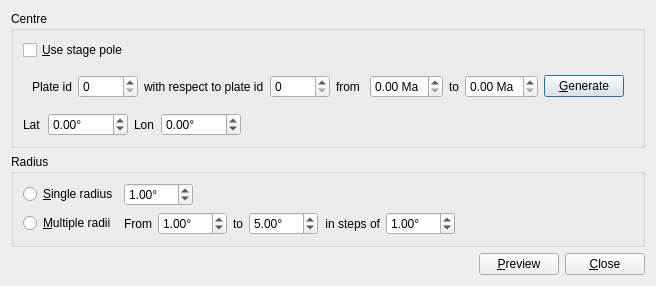
<?xml version="1.0" encoding="UTF-8"?>
<ui version="4.0">
 <class>CreateSmallCircleDialog</class>
 <widget class="QDialog" name="CreateSmallCircleDialog">
  <property name="geometry">
   <rect>
    <x>0</x>
    <y>0</y>
    <width>656</width>
    <height>263</height>
   </rect>
  </property>
  <property name="windowTitle">
   <string>Create Small Circles</string>
  </property>
  <layout class="QGridLayout" name="gridLayout_4">
   <item row="0" column="0">
    <widget class="QGroupBox" name="groupbox_centre">
     <property name="title">
      <string>Centre</string>
     </property>
     <layout class="QGridLayout" name="gridLayout_2">
      <item row="0" column="0">
       <widget class="QCheckBox" name="checkbox_stage_pole">
        <property name="text">
         <string>&amp;Use stage pole</string>
        </property>
       </widget>
      </item>
      <item row="1" column="0" colspan="3">
       <widget class="QFrame" name="frame_stage_pole">
        <property name="frameShape">
         <enum>QFrame::NoFrame</enum>
        </property>
        <property name="frameShadow">
         <enum>QFrame::Raised</enum>
        </property>
        <layout class="QGridLayout" name="gridLayout_3">
         <item row="1" column="1">
          <layout class="QHBoxLayout" name="horizontalLayout_6">
           <item>
            <widget class="QLabel" name="label_plate_id_2">
             <property name="layoutDirection">
              <enum>Qt::RightToLeft</enum>
             </property>
             <property name="text">
              <string>with respect to plate id</string>
             </property>
            </widget>
           </item>
           <item>
            <widget class="QSpinBox" name="spinbox_plate_id_fixed">
             <property name="minimumSize">
              <size>
               <width>60</width>
               <height>0</height>
              </size>
             </property>
             <property name="maximum">
              <number>1000000</number>
             </property>
            </widget>
           </item>
          </layout>
         </item>
         <item row="1" column="2">
          <layout class="QHBoxLayout" name="horizontalLayout_7">
           <item>
            <widget class="QLabel" name="label_time_1">
             <property name="layoutDirection">
              <enum>Qt::RightToLeft</enum>
             </property>
             <property name="text">
              <string>from </string>
             </property>
            </widget>
           </item>
           <item>
            <widget class="QDoubleSpinBox" name="spinbox_time_1">
             <property name="minimumSize">
              <size>
               <width>60</width>
               <height>0</height>
              </size>
             </property>
             <property name="suffix">
              <string> Ma</string>
             </property>
             <property name="maximum">
              <double>9999.000000000000000</double>
             </property>
            </widget>
           </item>
          </layout>
         </item>
         <item row="1" column="3">
          <layout class="QHBoxLayout" name="horizontalLayout_8">
           <item>
            <widget class="QLabel" name="label_time_2">
             <property name="layoutDirection">
              <enum>Qt::RightToLeft</enum>
             </property>
             <property name="text">
              <string>to</string>
             </property>
            </widget>
           </item>
           <item>
            <widget class="QDoubleSpinBox" name="spinbox_time_2">
             <property name="minimumSize">
              <size>
               <width>60</width>
               <height>0</height>
              </size>
             </property>
             <property name="suffix">
              <string> Ma</string>
             </property>
             <property name="maximum">
              <double>9999.000000000000000</double>
             </property>
            </widget>
           </item>
           <item>
            <widget class="QPushButton" name="button_calculate_stage_pole">
             <property name="text">
              <string>&amp;Generate</string>
             </property>
            </widget>
           </item>
          </layout>
         </item>
         <item row="1" column="0">
          <layout class="QHBoxLayout" name="horizontalLayout_5">
           <item>
            <widget class="QLabel" name="label_plate_id_1">
             <property name="layoutDirection">
              <enum>Qt::RightToLeft</enum>
             </property>
             <property name="text">
              <string>Plate id</string>
             </property>
            </widget>
           </item>
           <item>
            <widget class="QSpinBox" name="spinbox_plate_id_moving">
             <property name="minimumSize">
              <size>
               <width>60</width>
               <height>0</height>
              </size>
             </property>
             <property name="maximum">
              <number>1000000</number>
             </property>
            </widget>
           </item>
          </layout>
         </item>
        </layout>
       </widget>
      </item>
      <item row="2" column="0">
       <layout class="QHBoxLayout" name="horizontalLayout_3">
        <item>
         <widget class="QLabel" name="label_lat">
          <property name="text">
           <string>Lat</string>
          </property>
         </widget>
        </item>
        <item>
         <widget class="QDoubleSpinBox" name="spinbox_lat">
          <property name="sizePolicy">
           <sizepolicy hsizetype="Fixed" vsizetype="Fixed">
            <horstretch>0</horstretch>
            <verstretch>0</verstretch>
           </sizepolicy>
          </property>
          <property name="minimumSize">
           <size>
            <width>80</width>
            <height>0</height>
           </size>
          </property>
          <property name="maximumSize">
           <size>
            <width>80</width>
            <height>16777215</height>
           </size>
          </property>
          <property name="suffix">
           <string>°</string>
          </property>
          <property name="minimum">
           <double>-90.000000000000000</double>
          </property>
          <property name="maximum">
           <double>90.000000000000000</double>
          </property>
         </widget>
        </item>
       </layout>
      </item>
      <item row="2" column="1">
       <layout class="QHBoxLayout" name="horizontalLayout_4">
        <item>
         <widget class="QLabel" name="label_lon">
          <property name="text">
           <string>Lon</string>
          </property>
         </widget>
        </item>
        <item>
         <widget class="QDoubleSpinBox" name="spinbox_lon">
          <property name="sizePolicy">
           <sizepolicy hsizetype="Fixed" vsizetype="Fixed">
            <horstretch>0</horstretch>
            <verstretch>0</verstretch>
           </sizepolicy>
          </property>
          <property name="minimumSize">
           <size>
            <width>80</width>
            <height>0</height>
           </size>
          </property>
          <property name="maximumSize">
           <size>
            <width>80</width>
            <height>16777215</height>
           </size>
          </property>
          <property name="suffix">
           <string>°</string>
          </property>
          <property name="minimum">
           <double>-360.000000000000000</double>
          </property>
          <property name="maximum">
           <double>360.000000000000000</double>
          </property>
         </widget>
        </item>
       </layout>
      </item>
      <item row="2" column="2">
       <spacer name="horizontalSpacer_3">
        <property name="orientation">
         <enum>Qt::Horizontal</enum>
        </property>
        <property name="sizeHint" stdset="0">
         <size>
          <width>459</width>
          <height>20</height>
         </size>
        </property>
       </spacer>
      </item>
     </layout>
    </widget>
   </item>
   <item row="1" column="0">
    <widget class="QGroupBox" name="groupbox_radius">
     <property name="title">
      <string>Radius</string>
     </property>
     <layout class="QGridLayout" name="gridLayout">
      <item row="0" column="0">
       <widget class="QRadioButton" name="radio_button_single">
        <property name="text">
         <string>&amp;Single radius</string>
        </property>
       </widget>
      </item>
      <item row="0" column="1">
       <widget class="QDoubleSpinBox" name="spin_box_radius">
        <property name="minimumSize">
         <size>
          <width>60</width>
          <height>0</height>
         </size>
        </property>
        <property name="suffix">
         <string>°</string>
        </property>
        <property name="minimum">
         <double>0.010000000000000</double>
        </property>
        <property name="maximum">
         <double>180.000000000000000</double>
        </property>
        <property name="value">
         <double>1.000000000000000</double>
        </property>
       </widget>
      </item>
      <item row="0" column="2">
       <spacer name="horizontalSpacer_4">
        <property name="orientation">
         <enum>Qt::Horizontal</enum>
        </property>
        <property name="sizeHint" stdset="0">
         <size>
          <width>238</width>
          <height>20</height>
         </size>
        </property>
       </spacer>
      </item>
      <item row="1" column="0">
       <widget class="QRadioButton" name="radio_button_multiple">
        <property name="text">
         <string>&amp;Multiple radii</string>
        </property>
       </widget>
      </item>
      <item row="1" column="1" colspan="2">
       <layout class="QHBoxLayout" name="horizontalLayout_2">
        <item>
         <widget class="QLabel" name="label_from">
          <property name="sizePolicy">
           <sizepolicy hsizetype="Fixed" vsizetype="Preferred">
            <horstretch>0</horstretch>
            <verstretch>0</verstretch>
           </sizepolicy>
          </property>
          <property name="text">
           <string>From</string>
          </property>
          <property name="alignment">
           <set>Qt::AlignRight|Qt::AlignTrailing|Qt::AlignVCenter</set>
          </property>
         </widget>
        </item>
        <item>
         <widget class="QDoubleSpinBox" name="spinbox_radius_1">
          <property name="minimumSize">
           <size>
            <width>60</width>
            <height>0</height>
           </size>
          </property>
          <property name="suffix">
           <string>°</string>
          </property>
          <property name="maximum">
           <double>180.000000000000000</double>
          </property>
          <property name="value">
           <double>1.000000000000000</double>
          </property>
         </widget>
        </item>
        <item>
         <widget class="QLabel" name="label_to">
          <property name="sizePolicy">
           <sizepolicy hsizetype="Fixed" vsizetype="Preferred">
            <horstretch>0</horstretch>
            <verstretch>0</verstretch>
           </sizepolicy>
          </property>
          <property name="text">
           <string>to</string>
          </property>
          <property name="alignment">
           <set>Qt::AlignRight|Qt::AlignTrailing|Qt::AlignVCenter</set>
          </property>
         </widget>
        </item>
        <item>
         <widget class="QDoubleSpinBox" name="spinbox_radius_2">
          <property name="minimumSize">
           <size>
            <width>60</width>
            <height>0</height>
           </size>
          </property>
          <property name="suffix">
           <string>°</string>
          </property>
          <property name="maximum">
           <double>180.000000000000000</double>
          </property>
          <property name="value">
           <double>5.000000000000000</double>
          </property>
         </widget>
        </item>
        <item>
         <widget class="QLabel" name="label_steps">
          <property name="text">
           <string>in steps of</string>
          </property>
          <property name="alignment">
           <set>Qt::AlignRight|Qt::AlignTrailing|Qt::AlignVCenter</set>
          </property>
         </widget>
        </item>
        <item>
         <widget class="QDoubleSpinBox" name="spinbox_step">
          <property name="minimumSize">
           <size>
            <width>60</width>
            <height>0</height>
           </size>
          </property>
          <property name="suffix">
           <string>°</string>
          </property>
          <property name="maximum">
           <double>180.000000000000000</double>
          </property>
          <property name="value">
           <double>1.000000000000000</double>
          </property>
         </widget>
        </item>
        <item>
         <spacer name="horizontalSpacer_2">
          <property name="orientation">
           <enum>Qt::Horizontal</enum>
          </property>
          <property name="sizeHint" stdset="0">
           <size>
            <width>40</width>
            <height>20</height>
           </size>
          </property>
         </spacer>
        </item>
       </layout>
      </item>
     </layout>
    </widget>
   </item>
   <item row="2" column="0">
    <layout class="QHBoxLayout" name="horizontalLayout">
     <item>
      <spacer name="horizontalSpacer">
       <property name="orientation">
        <enum>Qt::Horizontal</enum>
       </property>
       <property name="sizeHint" stdset="0">
        <size>
         <width>40</width>
         <height>20</height>
        </size>
       </property>
      </spacer>
     </item>
     <item>
      <widget class="QPushButton" name="button_preview">
       <property name="toolTip">
        <string>Display circles on the canvas</string>
       </property>
       <property name="text">
        <string>&amp;Preview</string>
       </property>
      </widget>
     </item>
     <item>
      <widget class="QPushButton" name="button_close">
       <property name="text">
        <string>&amp;Close</string>
       </property>
      </widget>
     </item>
    </layout>
   </item>
  </layout>
 </widget>
 <tabstops>
  <tabstop>checkbox_stage_pole</tabstop>
  <tabstop>spinbox_plate_id_moving</tabstop>
  <tabstop>spinbox_plate_id_fixed</tabstop>
  <tabstop>spinbox_time_1</tabstop>
  <tabstop>spinbox_time_2</tabstop>
  <tabstop>button_calculate_stage_pole</tabstop>
  <tabstop>spinbox_lat</tabstop>
  <tabstop>spinbox_lon</tabstop>
  <tabstop>radio_button_single</tabstop>
  <tabstop>spin_box_radius</tabstop>
  <tabstop>radio_button_multiple</tabstop>
  <tabstop>spinbox_radius_1</tabstop>
  <tabstop>spinbox_radius_2</tabstop>
  <tabstop>spinbox_step</tabstop>
  <tabstop>button_preview</tabstop>
  <tabstop>button_close</tabstop>
 </tabstops>
 <resources/>
 <connections>
  <connection>
   <sender>button_close</sender>
   <signal>clicked()</signal>
   <receiver>CreateSmallCircleDialog</receiver>
   <slot>reject()</slot>
   <hints>
    <hint type="sourcelabel">
     <x>636</x>
     <y>199</y>
    </hint>
    <hint type="destinationlabel">
     <x>621</x>
     <y>214</y>
    </hint>
   </hints>
  </connection>
 </connections>
</ui>
